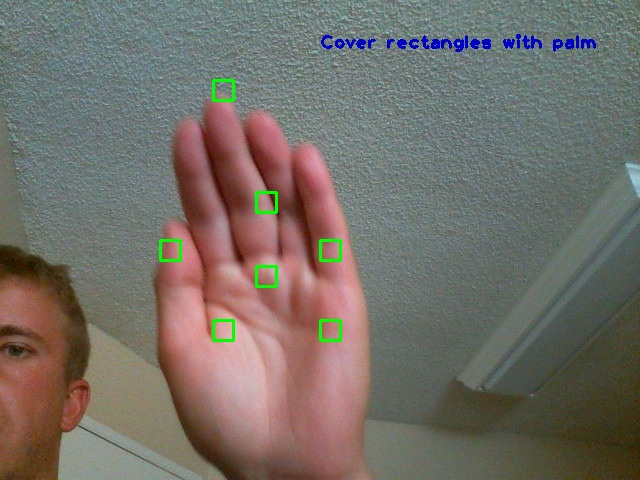
//> input picture HD_ver0/handDetectionCV-master/handDetectionCV-master/images/waitforpalm1.jpg, 640 x 480 px, given in place of the camera
$ ./grabCut   (built with g++ and OpenCV 4)
//> lines starting //> are read from the running program, lines starting //| are printed output that depends on the picture
#include "opencv2/highgui.hpp"
#include "opencv2/imgproc.hpp"

#include <vector>
#include <fstream>
#include <iostream>
#include <math.h>

#include "opencv2/video/background_segm.hpp"
#include "opencv2/highgui.hpp"
#include "opencv2/imgproc.hpp"
#define PI 3.14159265358979323846

using namespace cv;
using namespace std;
//hàm tính toán khoảng cách của 2 điểm

Mat returnImage(Mat frameCurrent, Mat framePrev){
	cv::Mat diffImage;
	Mat anhGrab;
	cv::absdiff(framePrev, frameCurrent, diffImage);

	cv::Mat foregroundMask = cv::Mat::zeros(frameCurrent.rows, frameCurrent.cols, CV_8UC1);

	float threshold1 = 30.0f;
	float dist;

	for (int j = 0; j<diffImage.rows; ++j)
	for (int i = 0; i<diffImage.cols; ++i)
	{
		cv::Vec3b pix = diffImage.at<cv::Vec3b>(j, i);

		dist = (pix[0] * pix[0] + pix[1] * pix[1] + pix[2] * pix[2]);
		dist = sqrt(dist);

		if (dist>threshold1)
		{
			foregroundMask.at<unsigned char>(j, i) = 255;
		}
	}
	adaptiveThreshold(foregroundMask, foregroundMask, 255,/* ADAPTIVE_THRESH_MEAN_C*/ ADAPTIVE_THRESH_GAUSSIAN_C, CV_THRESH_BINARY, 11, -1);
	GaussianBlur(foregroundMask, foregroundMask, Size(11, 11), 3.5, 3.5);
	threshold(foregroundMask, foregroundMask, 150, 255, THRESH_BINARY);
	cv::erode(foregroundMask, foregroundMask, getStructuringElement(MORPH_ELLIPSE, Size(5, 5)));
	cv::dilate(foregroundMask, foregroundMask, getStructuringElement(MORPH_ELLIPSE, Size(5, 5)));
	cv::dilate(foregroundMask, foregroundMask, getStructuringElement(MORPH_ELLIPSE, Size(5, 5)));
	cv::erode(foregroundMask, foregroundMask, getStructuringElement(MORPH_ELLIPSE, Size(5, 5)));

	frameCurrent.copyTo(anhGrab, foregroundMask);
	imshow("mask", foregroundMask);
	imshow("aa", anhGrab);

	return anhGrab;
}

int main(int argc, const char** argv)
{
	int n = 0;
	VideoCapture cap(0);
	cap.set(CV_CAP_PROP_FRAME_WIDTH, 320);
	cap.set(CV_CAP_PROP_FRAME_HEIGHT, 240);
	//declare mats
	cv::Mat frameCurrent, framePrev;
	//prepare Mats
	cap >> frameCurrent;
//> frameCurrent is the input picture: 480 rows x 640 cols, CV_8UC3; mean B, G, R 103.6, 110.5, 115.6
	flip(frameCurrent, frameCurrent, 1);
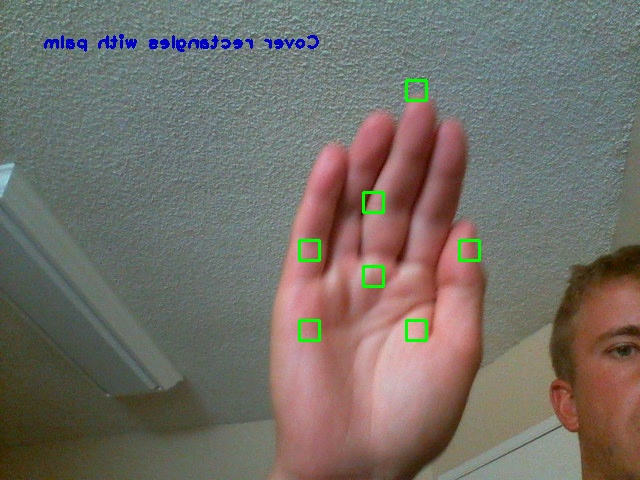
//> frameCurrent: 480 rows x 640 cols, CV_8UC3; mean B, G, R 103.6, 110.5, 115.6
	cap >> framePrev;
	flip(framePrev, framePrev, 1);

	while (1)
	{
		returnImage(frameCurrent, framePrev);
//> in returnImage, `cv::absdiff(framePrev, frameCurrent, diffImage);`: diffImage: 480 rows x 640 cols, CV_8UC3; every value is 0
//> after the loop in returnImage, `for (int j = 0; j<diffImage.rows; ++j)`: foregroundMask: 480 rows x 640 cols, CV_8UC1; every value is 0
//> after the loop in returnImage, `for (int j = 0; j<diffImage.rows; ++j)`: dist = 0
		if (waitKey(30) == 27)
//> the Esc key is pressed
			break;
		cap >> frameCurrent;
		flip(frameCurrent, frameCurrent, 1);
	}
	return EXIT_SUCCESS;
}
